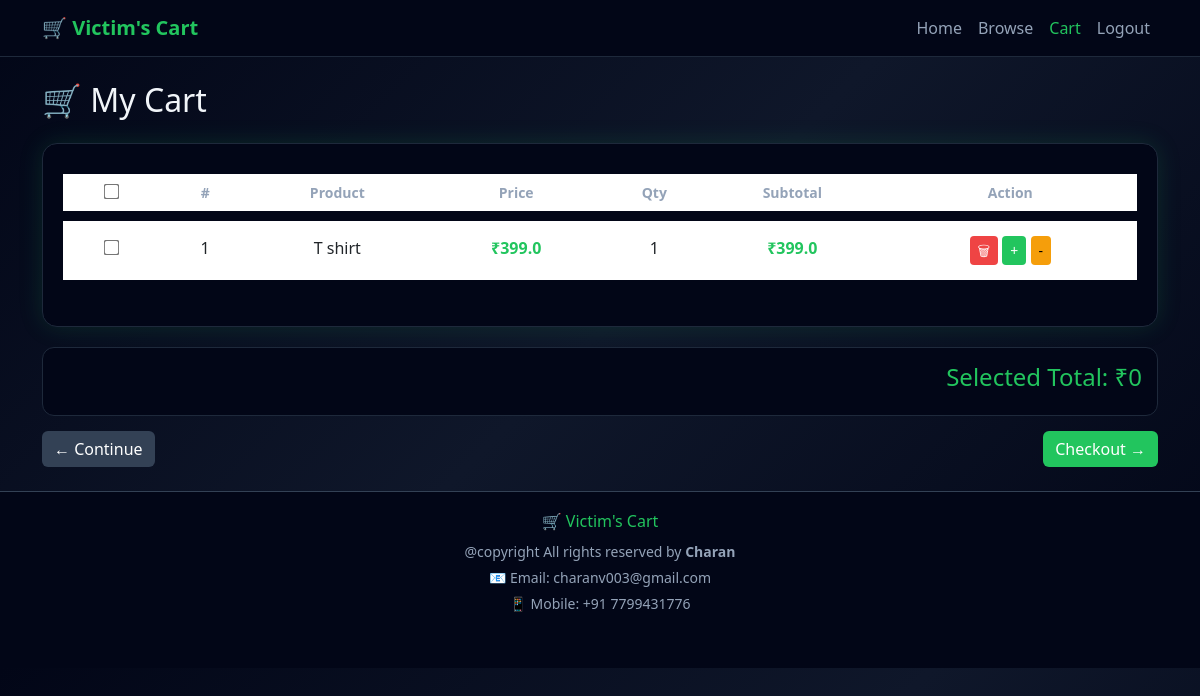
/user/cart (signed in), run on an earlier commit of the app's database.
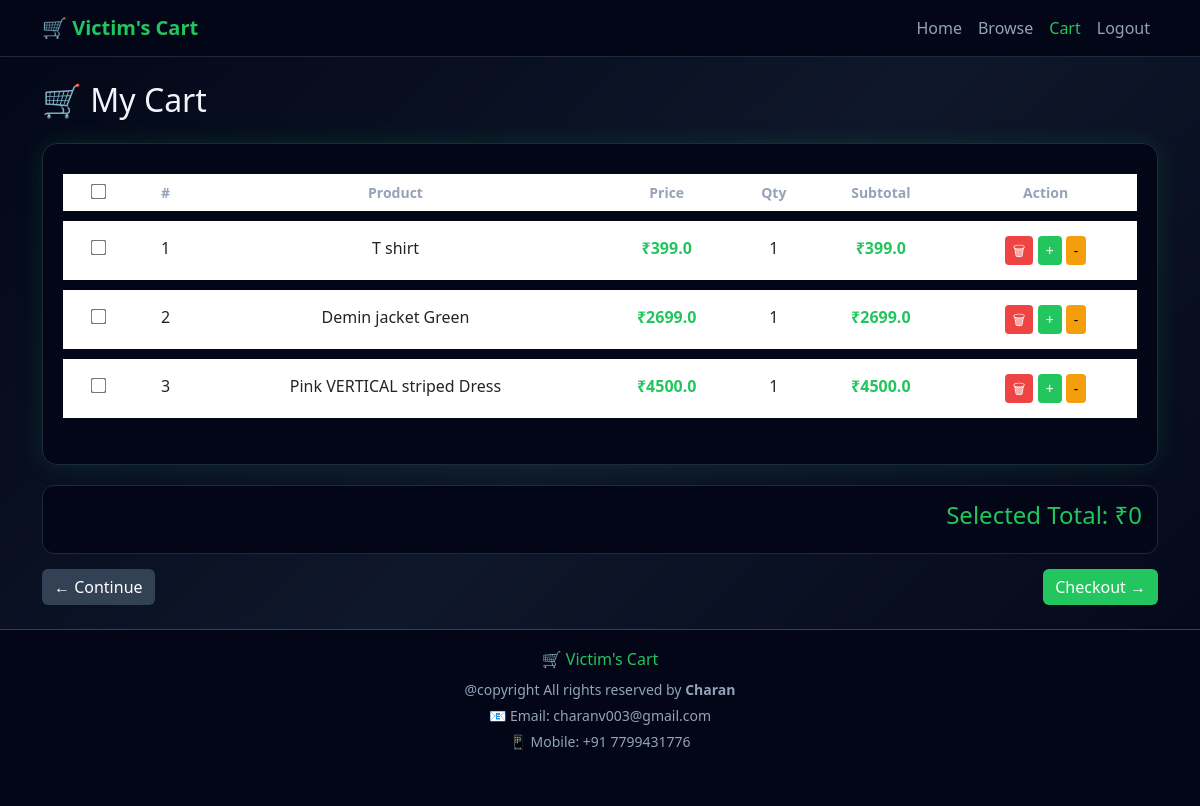
And on a later commit of the database.
### tables this page shows
CREATE TABLE cart (
    cart_id INTEGER PRIMARY KEY AUTOINCREMENT,
    user_id INTEGER,
    product_id INTEGER,
    quantity INTEGER
);

CREATE TABLE products (
    product_id INTEGER PRIMARY KEY AUTOINCREMENT,
    name TEXT,
    description TEXT,
    category TEXT,
    price REAL,
    image TEXT
);

### app.py (the view)
@app.route('/user/cart')
def view_cart():
    if 'user_id' not in session:
        return redirect('/user-login')
    conn = get_db()
    cursor = conn.cursor()
    cursor.execute("""
        SELECT c.product_id, p.name, p.price, c.quantity
        FROM cart c
        JOIN products p ON c.product_id = p.product_id
        WHERE c.user_id = ?
    """, (session['user_id'],))
    cart_items = cursor.fetchall()
    cursor.close()
    conn.close()
    total = sum(item['price'] * item['quantity'] for item in cart_items)
    return render_template(
        "user/cart.html",
        cart_items=cart_items,
        total=total
    )

### app.py (called while the page is built, shortened)
def get_db():
    conn = sqlite3.connect(DATABASE)
    conn.row_factory = sqlite3.Row
    return conn

@app.context_processor
def inject_admin():
    admin = None
    return dict(admin=admin)

### templates/user/cart.html (shortened to what this page needs)
<!DOCTYPE html>
<html lang="en">
<head>
<link href="https://cdn.jsdelivr.net/npm/bootstrap@5.3.0/dist/css/bootstrap.min.css" rel="stylesheet">
</head>
<body>
<nav class="navbar navbar-expand-lg">
<div class="container">
<a class="navbar-brand" href="{{ url_for('user_dashboard') }}">🛒 Victim's Cart</a>
<ul class="navbar-nav ms-auto">
<li class="nav-item"><a class="nav-link" href="{{ url_for('user_dashboard') }}">Home</a></li>
<li class="nav-item"><a class="nav-link" href="{{ url_for('user_products') }}">Browse</a></li>
<li class="nav-item"><a class="nav-link active" href="{{ url_for('view_cart') }}">Cart</a></li>
<li class="nav-item"><a class="nav-link" href="{{ url_for('user_logout') }}">Logout</a></li>
</ul>
</div>
</nav>
<div class="container py-4">
<h2 class="mb-4">🛒 My Cart</h2>
{% if cart_items %}
<div class="table-box">
<table class="table text-center">
<thead>
<tr>
<th><input type="checkbox" id="selectAll"></th>
<th>#</th>
<th>Product</th>
<th>Price</th>
<th>Qty</th>
<th>Subtotal</th>
<th>Action</th>
</tr>
</thead>
<tbody>
{% for item in cart_items %}
{% set subtotal = item.price * item.quantity %}
<tr>
<td>
<input type="checkbox" class="item-checkbox"
data-price="{{ item.price }}"
data-qty="{{ item.quantity }}">
</td>
<td>{{ loop.index }}</td>
<td>{{ item.name }}</td>
<td>₹{{ item.price }}</td>
<td>{{ item.quantity }}</td>
<td>₹{{ subtotal }}</td>
<td>
<a href="{{ url_for('remove_from_cart', product_id=item.product_id) }}" class="btn btn-sm btn-danger">🗑</a>
<a href="{{ url_for('add_to_cart', product_id=item.product_id) }}" class="btn btn-sm btn-success">+</a>
<a href="{{ url_for('decrease_cart', product_id=item.product_id) }}" class="btn btn-sm btn-warning">-</a>
</td>
</tr>
{% endfor %}
</tbody>
</table>
</div>
<div class="total-box">
<h4>Selected Total: ₹<span id="selectedTotal">0</span></h4>
</div>
<div class="actions">
<a href="{{ url_for('user_products') }}" class="btn btn-secondary">← Continue</a>
<a href="{{ url_for('checkout') }}" class="btn btn-primary">Checkout →</a>
</div>
{% else %}
<div class="text-center py-5">
<div style="font-size:80px;">🛒</div>
<h3>Your cart is empty</h3>
<a href="{{ url_for('user_products') }}" class="btn btn-primary mt-3">Start Shopping</a>
</div>
{% endif %}
</div>
<footer style="
    background: #020617;
    border-top: 1px solid #334155;
    color: #94a3b8;
    padding: 20px 0;
    text-align: center;
">
    <div class="container">
        <h6 style="color:#22c55e; margin-bottom:10px;">
            🛒 Victim's Cart
        </h6>
        <p style="margin: 0; font-size: 14px;">
            @copyright All rights reserved by <b>Charan</b>
        </p>
        <p style="margin: 5px 0; font-size: 14px;">
            📧 Email: charanv003@gmail.com
        </p>
        <p style="margin: 5px 0; font-size: 14px;">
            📱 Mobile: +91 7799431776
        </p>
        <div style="margin-top:10px;">
        </div>
    </div>
</footer>
</body>
</html>

### templates/user/cart.html (style rules this page uses)
body { margin: 0; font-family: 'Segoe UI', sans-serif; background: linear-gradient(135deg, #020617, #0f172a, #020617); color: #f1f5f9; }
.navbar { background: #020617 !important; border-bottom: 1px solid #1e293b; }
.navbar-brand { font-weight: bold; color: #22c55e !important; }
.nav-link { color: #94a3b8 !important; }
.nav-link:hover, .nav-link.active { color: #22c55e !important; }
.table-box { background: #020617; padding: 20px; border-radius: 15px; border: 1px solid #1e293b; box-shadow: 0 0 25px rgba(34,197,94,0.15); }
.table { color: #f1f5f9; border-collapse: separate; border-spacing: 0 10px; }
.table thead th { border: none; color: #94a3b8; font-size: 14px; }
.table tbody tr { background: #0f172a; transition: 0.3s; border-radius: 10px; }
.table td { border: none; padding: 15px; }
.table td:nth-child(4), .table td:nth-child(6) { color: #22c55e; font-weight: bold; }
input[type="checkbox"] { transform: scale(1.2); accent-color: #22c55e; }
.btn-danger { background: #ef4444; border: none; }
.btn-success { background: #22c55e; border: none; }
.btn-warning { background: #f59e0b; border: none; }
.total-box { margin-top: 20px; background: #020617; border: 1px solid #1e293b; border-radius: 12px; padding: 15px; text-align: right; }
.total-box h4 { color: #22c55e; }
.actions { margin-top: 15px; display: flex; justify-content: space-between; }
.btn-secondary { background: #334155; border: none; }
.btn-primary { background: #22c55e; border: none; }
.text-center { color: #cbd5f5; }

What changed in the data, as far as the page shows it:
added cart: name "Demin jacket Green", price "2699.0", quantity "1", subtotal "2699.0"
added cart: name "Pink VERTICAL striped Dress", price "4500.0", quantity "1", subtotal "4500.0"
